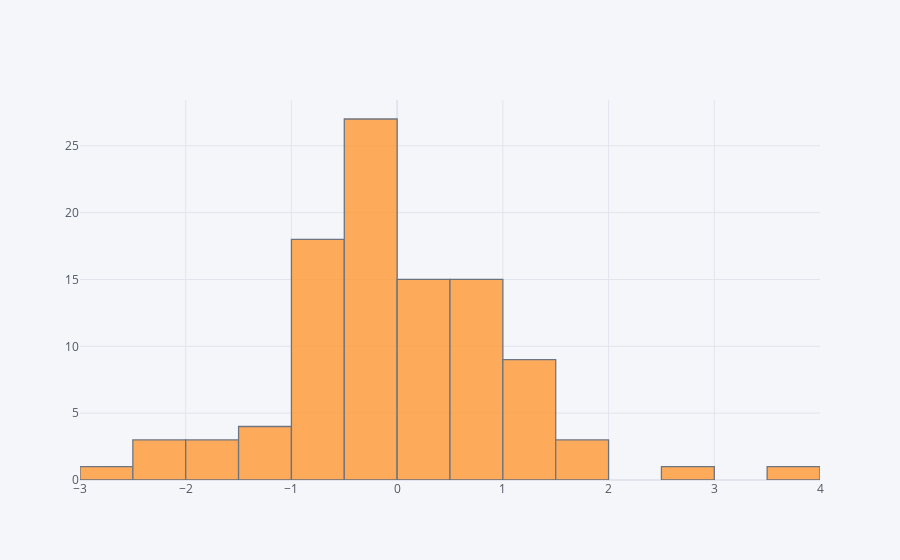

The cell this chart's notebook holds for it:
### Markdown cell above
## histogram

### Code cell
df['A'].iplot(kind='hist',bins=25)

### Figure 1 — Plotly figure (JSON) as saved in the notebook; plotly's stock layout.template omitted (floating-point values rounded to 4 significant figures)
{"data": [{"histfunc": "count", "histnorm": "", "marker": {"color": "rgba(255, 153, 51, 1.0)", "line": {"color": "#4D5663", "width": 1.3}}, "name": "A", "nbinsx": 25, "opacity": 0.8, "orientation": "v", "type": "histogram", "x": [-0.3244, 0.6508, -0.3895, 0.09605, 0.8197, -2.174, 0.5448, -0.4803, -0.9313, 1.023, 2.603, 0.2241, -0.8212, -0.3856, 0.8111, 0.02079, 1.046, -0.47, -1.803, 1.679, -0.1033, -0.07, 0.06822, 1.756, -0.8835, 0.08438, -0.3118, -0.1481, 0.04358, 0.342, 0.1189, -0.2577, 0.6978, 0.6113, -0.8643, 1.039, -0.5454, 0.3736, -0.2074, -0.2766, -0.09232, -0.2232, -0.275, -0.6463, -0.7565, -0.3936, -0.6202, 0.5033, -0.3401, -0.7217, 0.03735, -1.339, 1.263, 1.039, 0.07528, -0.04637, 0.2407, 0.6718, -0.5874, -0.05167, 0.2855, -0.8394, 3.692, 0.714, -2.031, -0.7656, -0.5707, 1.447, -0.04684, 1.767, -0.2571, -0.7487, -0.144, -2.848, 0.5055, -0.9778, -0.3405, 0.499, -1.267, -0.143, -0.3313, -0.3279, -1.322, -0.7638, -2.193, 0.9998, 0.6367, -0.2016, 1.49, -1.557, -0.7254, 0.1256, 1.446, -0.6009, 0.9271, 1.229, 0.7217, -1.94, -1.334, 0.6728]}], "layout": {"barmode": "overlay", "legend": {"bgcolor": "#F5F6F9", "font": {"color": "#4D5663"}}, "paper_bgcolor": "#F5F6F9", "plot_bgcolor": "#F5F6F9", "title": {"font": {"color": "#4D5663"}}, "xaxis": {"gridcolor": "#E1E5ED", "showgrid": true, "tickfont": {"color": "#4D5663"}, "title": {"font": {"color": "#4D5663"}, "text": ""}, "zerolinecolor": "#E1E5ED"}, "yaxis": {"gridcolor": "#E1E5ED", "showgrid": true, "tickfont": {"color": "#4D5663"}, "title": {"font": {"color": "#4D5663"}, "text": ""}, "zerolinecolor": "#E1E5ED"}}}
